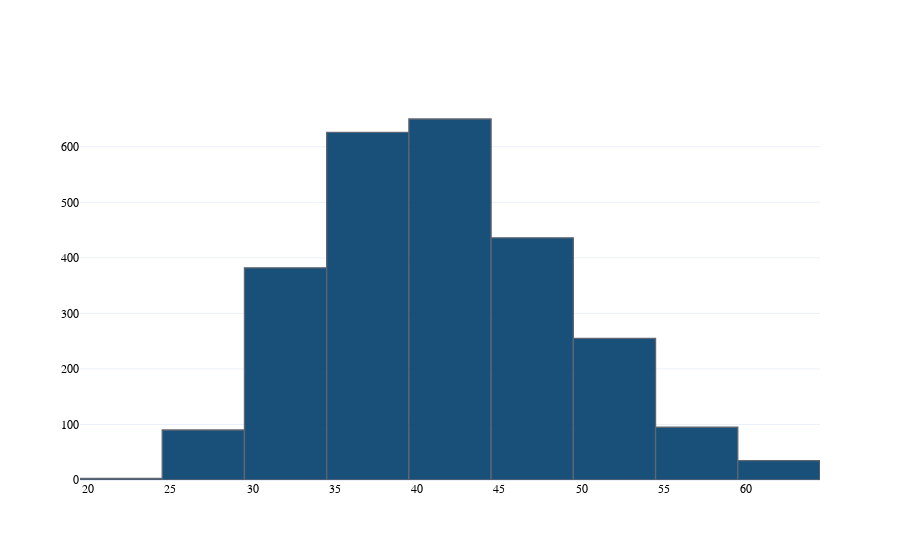

Source (notebook cell):
### Code cell
histogram(df_wo,"c_c_edad",20,"")

### Figure 1 — Plotly figure (JSON) as saved in the notebook; plotly's stock layout.template omitted (floating-point values rounded to 4 significant figures; data arrays with more than 128 entries replaced by an {"elided": "..."} marker saying what was removed)
{"data": [{"histfunc": "count", "histnorm": "", "marker": {"color": "rgba(0, 62, 108, 1.0)", "line": {"color": "#4D5663", "width": 1.3}}, "name": "c_c_edad", "nbinsx": 20, "opacity": 0.9, "orientation": "v", "type": "histogram", "x": {"elided": "2572 int values"}}], "layout": {"barmode": "overlay", "font": {"color": "black", "family": "Courier New, monospace"}, "title": {"font": {"color": "#004878", "family": "Courier New, monospace", "size": 30}, "text": ""}, "xaxis": {"title": {"font": {"color": "#002e4d", "family": "Courier New, monospace", "size": 18}}}}}
